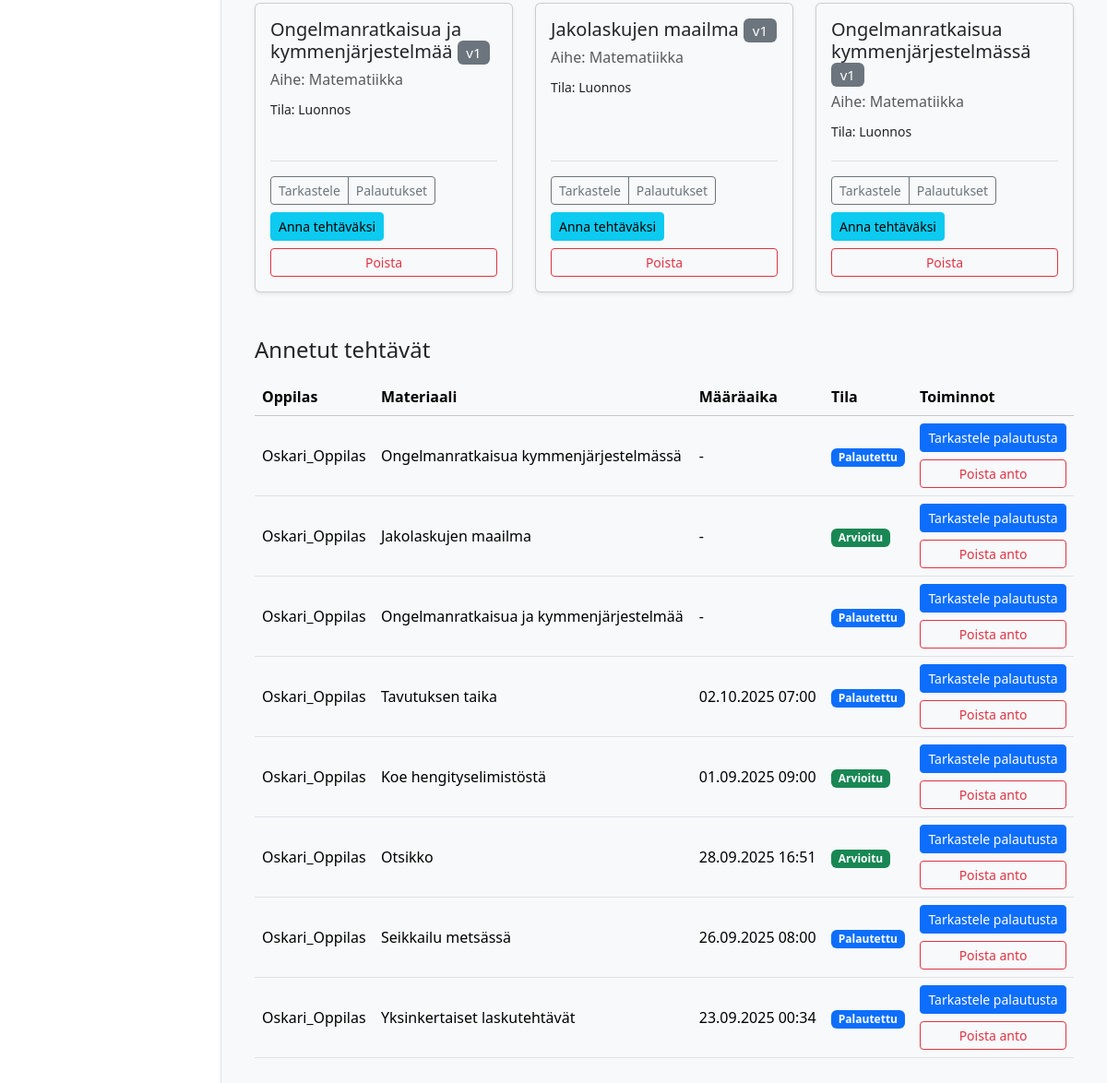
/ (signed in, lower part), run on an earlier commit of the app's database.
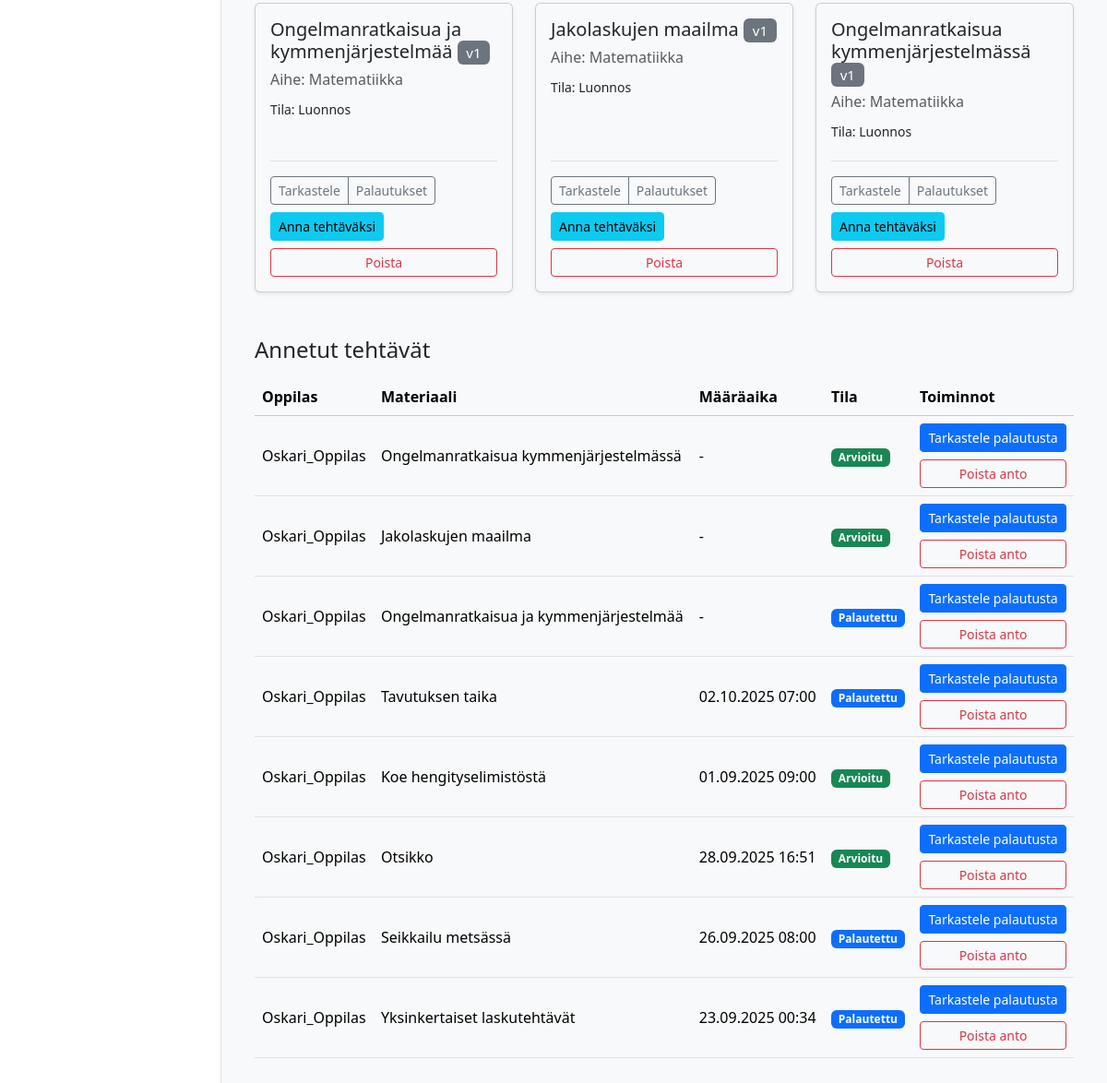
And on a later commit of the database.
### materials/models.py (models this page shows, shortened)
class Material(models.Model):
    class MaterialType(models.TextChoices):
        TASK = 'tehtävä', _('Tehtävä')
        LEARNING_MATERIAL = 'oppimateriaali', _('Oppimateriaali')
        TEST = 'testi', _('Testi')
        EXAM = 'koe', _('Koe')
        VIDEO = 'video', _('Video')
        GAME = 'peli', _('Peli')
    class Status(models.TextChoices):
        DRAFT = 'DRAFT', _('Luonnos')
        PENDING_APPROVAL = 'PENDING', _('Odottaa hyväksyntää')
        APPROVED = 'APPROVED', _('Hyväksytty')
        REJECTED = 'REJECTED', _('Hylätty')
    GRADE_CHOICES = [(str(i), f"{i}. luokka") for i in range(1, 7)]
    id = models.UUIDField(primary_key=True, default=uuid.uuid4, editable=False)
    title = models.CharField(max_length=255, verbose_name=_("Otsikko"))
    content = models.TextField(
        verbose_name=_("Sisältö"),
        help_text=_("Raakasisältö, esim. AI:n tuottama teksti.")
    )
    structured_content = models.JSONField(
        null=True,
        blank=True,
        verbose_name=_("Jäsennelty sisältö"),
        help_text=_("Esim. monivalinnat tai tehtävän rakenne JSON-muodossa.")
    )
    material_type = models.CharField(
        max_length=50,
        choices=MaterialType.choices,
        default=MaterialType.TASK,
        verbose_name=_("Materiaalin tyyppi"),
    )
    subject = models.CharField(max_length=100, null=True, blank=True, verbose_name=_("Aine"))
    grade_level = models.CharField(
        max_length=20,
        choices=GRADE_CHOICES,
        null=True,
        blank=True,
        verbose_name=_("Luokka-aste"),
    )
    audience = models.JSONField(
        null=True,
        blank=True,
        verbose_name=_("Kohderyhmä"),
        help_text=_("Esim. {'learning_styles': ['visuaalinen'], 'languages': ['fi']}")
    )
    author = models.ForeignKey(
        settings.AUTH_USER_MODEL,
        related_name='authored_materials',
        on_delete=models.CASCADE,
        limit_choices_to={'role': 'TEACHER'},
        verbose_name=_("Tekijä (opettaja)"),
    )
    prompt = models.ForeignKey(
        Prompt,
        on_delete=models.SET_NULL,
        null=True,
        blank=True,
        verbose_name=_("Kehoite"),
    )
    status = models.CharField(
        max_length=50,
        choices=Status.choices,
        default=Status.DRAFT,
        verbose_name=_("Tila"),
    )
    version = models.IntegerField(default=1, verbose_name=_("Versio"))
    parent = models.ForeignKey(
        'self',
        on_delete=models.SET_NULL,
        null=True,
        blank=True,
        related_name='versions',
        verbose_name=_("Edellinen versio"),
    )
    created_at = models.DateTimeField(auto_now_add=True, verbose_name=_("Luotu"))
    updated_at = models.DateTimeField(auto_now=True, verbose_name=_("Päivitetty"))
    class Meta:
        verbose_name = _("Materiaali")
        verbose_name_plural = _("Materiaalit")

class Assignment(models.Model):
    class Status(models.TextChoices):
        ASSIGNED = "ASSIGNED", _("Annettu")
        IN_PROGRESS = "IN_PROGRESS", _("Kesken")
        SUBMITTED = "SUBMITTED", _("Palautettu")
        GRADED = "GRADED", _("Arvioitu")
    id = models.UUIDField(primary_key=True, default=uuid.uuid4, editable=False)
    material = models.ForeignKey(Material, on_delete=models.CASCADE, verbose_name=_("Materiaali"))
    student = models.ForeignKey(
        settings.AUTH_USER_MODEL,
        related_name='assignments',
        on_delete=models.CASCADE,
        limit_choices_to={'role': 'STUDENT'},
        verbose_name=_("Oppilas"),
    )
    assigned_by = models.ForeignKey(
        settings.AUTH_USER_MODEL,
        related_name='assigned_tasks',
        on_delete=models.CASCADE,
        limit_choices_to={'role': 'TEACHER'},
        verbose_name=_("Antanut opettaja"),
    )
    due_at = models.DateTimeField(null=True, blank=True, verbose_name=_("Määräaika"))
    status = models.CharField(max_length=20, choices=Status.choices, default=Status.ASSIGNED, verbose_name=_("Tila"))
    draft_response = models.TextField(blank=True, null=True, verbose_name=_("Luonnosvastaus"))
    created_at = models.DateTimeField(auto_now_add=True, verbose_name=_("Luotu"))
    class Meta:
        constraints = [
            models.UniqueConstraint(fields=['material', 'student'], name='unique_assignment_per_student'),
        ]
        indexes = [
            models.Index(fields=['status']),
            models.Index(fields=['due_at']),
            models.Index(fields=['student']),
            models.Index(fields=['assigned_by']),
        ]
        verbose_name = _("Tehtävänanto")
        verbose_name_plural = _("Tehtävänannot")

### users/models.py (models this page shows)
class CustomUser(AbstractUser):
    class Role(models.TextChoices):
        TEACHER = 'TEACHER', 'Teacher'
        STUDENT = 'STUDENT', 'Student'
    role = models.CharField(max_length=50, choices=Role.choices, default=Role.STUDENT)
    grade_class = models.PositiveSmallIntegerField(
        verbose_name="Luokka-aste",
        null=True,  # Salli tyhjä arvo (esim. opettajat)
        blank=True, # Ei pakollinen lomakkeissa
        choices=[(i, f"{i}. luokka") for i in range(1, 10)] # Valinnat 1-9
    )

### materials/views.py (the view, shortened to what this page needs)
# urls.py: path("", views.dashboard_view, name='dashboard'),
@login_required(login_url='kirjaudu')
def dashboard_view(request):
    user = request.user
    if user.role == 'TEACHER':
        materials = Material.objects.filter(author=user)
        assignments = (
            Assignment.objects
            .filter(assigned_by=user)
            .select_related('material', 'student')
            .order_by('-created_at')
        )
        context = {'materials': materials, 'assignments': assignments}
        return render(request, 'dashboard/teacher.html', context)
    return redirect('kirjaudu')

### templates/dashboard/teacher.html (shortened to what this page needs)
{% extends 'partials/base.html' %}
{% load static %}
{% block content %}
<div class="container-fluid">
  <section class="materials-list mb-5">
    <div class="row row-cols-1 row-cols-md-2 row-cols-xl-3 g-4">
      {% for m in materials %}
      <div class="col">
        <div class="card h-100 shadow-sm">
          <div class="card-body d-flex flex-column">
            <h5 class="card-title">
              {{ m.title }} <span class="badge bg-secondary fw-normal">v{{ m.version }}</span>
            </h5>
            <p class="card-subtitle mb-2 text-muted">Aihe: {{ m.subject|default:'Ei määritelty' }}</p>
            <p class="card-text"><small>Tila: {{ m.get_status_display }}</small></p>
            <div class="mt-auto pt-3 border-top">
              <div class="d-flex justify-content-between align-items-center flex-wrap gap-2">
                <div class="btn-group">
                  <a class="btn btn-sm btn-outline-secondary" href="{% url 'material_detail' material_id=m.id %}">Tarkastele</a>
                  <a class="btn btn-sm btn-outline-secondary" href="{% url 'view_submissions' material_id=m.id %}">Palautukset</a>
                </div>
                <a class="btn btn-sm btn-info" href="{% url 'assign_material' material_id=m.id %}">Anna tehtäväksi</a>
              </div>
              <div class="d-grid mt-2">
                <button type="button"
                        class="btn btn-sm btn-outline-danger"
                        data-bs-toggle="modal"
                        data-bs-target="#confirmDeleteModal"
                        data-title="{{ m.title }}"
                        data-action="{% url 'delete_material' material_id=m.id %}">
                  Poista
                </button>
              </div>
            </div>
          </div>
        </div>
      </div>
      {% endfor %}
    </div>
  </section>
  <section class="assignments-list" id="annetut-tehtavat">
    <h2 class="h4 mb-3">Annetut tehtävät</h2>
    <table class="table table-hover align-middle tasks">
      <thead class="table-light">
        <tr>
          <th scope="col">Oppilas</th>
          <th scope="col">Materiaali</th>
          <th scope="col">Määräaika</th>
          <th scope="col">Tila</th>
          <th scope="col">Toiminnot</th>
        </tr>
      </thead>
      <tbody>
        {% for assignment in assignments %}
        <tr>
          <td data-label="Oppilas">{{ assignment.student.get_full_name|default:assignment.student.username }}</td>
          <td data-label="Materiaali">{{ assignment.material.title }}</td>
          <td data-label="Määräaika">{{ assignment.due_at|date:"d.m.Y H:i"|default:"-" }}</td>
          <td data-label="Tila">
            <span class="badge
              {% if assignment.status == 'GRADED' %}bg-success
              {% elif assignment.status == 'SUBMITTED' %}bg-primary
              {% elif assignment.status == 'IN_PROGRESS' %}bg-warning text-dark
              {% else %}bg-secondary{% endif %}">
              {{ assignment.get_status_display }}
            </span>
          </td>
          <td data-label="Toiminnot" class="d-grid gap-2">
            {% with sub=assignment.submissions.last %}
              {% if sub %}
                <a class="btn btn-sm btn-primary" href="{% url 'grade_submission' submission_id=sub.id %}">
                  Tarkastele palautusta
                </a>
              {% else %}
                <button class="btn btn-sm btn-secondary" disabled>Ei palautusta</button>
              {% endif %}
            {% endwith %}
            <button type="button"
                    class="btn btn-sm btn-outline-danger"
                    data-bs-toggle="modal"
                    data-bs-target="#confirmUnassignModal"
                    data-title="{{ assignment.material.title }} – {{ assignment.student.get_full_name|default:assignment.student.username }}"
                    data-action="{% url 'unassign' assignment_id=assignment.id %}">
              Poista anto
            </button>
          </td>
        </tr>
        {% empty %}
        <tr>
          <td colspan="5" class="text-center">
            <div class="alert alert-secondary mb-0">Et ole vielä antanut yhtään tehtävää.</div>
          </td>
        </tr>
        {% endfor %}
      </tbody>
    </table>
  </section>
</div>
{% endblock %}

### templates/partials/base.html (shortened to what this page needs)
{% load static %}
<!DOCTYPE html>
<html lang="fi" data-bs-theme="light">
<head>
  <link href="https://cdn.jsdelivr.net/npm/bootstrap@5.3.2/dist/css/bootstrap.min.css" rel="stylesheet">
  <link rel="stylesheet" href="https://cdn.jsdelivr.net/npm/bootstrap-icons@1.11.3/font/bootstrap-icons.min.css">
  <link rel="stylesheet" href="{% static 'css/style.css' %}">
</head>
<body>
  <div class="main-layout-container">
    <aside class="sidebar d-none d-lg-flex flex-column">
    </aside>
    <div class="main-content-wrapper">
      <main class="page-content">
        {% block content %}{% endblock %}
      </main>
    </div>
  </div>
</body>
</html>

### TaskuOpe/static/css/style.css (style rules this page uses)
:root { --sidebar-width: 240px; }
[data-bs-theme="light"] { --bg-color: #f8f9fa; --card-bg-color: #ffffff; --text-color: #212529; --border-color: #dee2e6; --bs-body-bg: var(--bg-color); --bs-body-color: var(--text-color); --bs-border-color: var(--border-color); --bs-card-bg: var(--card-bg-color); }
html, body { height: 100%; overflow: hidden; }
.main-layout-container { display: flex; flex-direction: row; height: 100%; width: 100%; background-color: var(--bs-body-bg); }
.sidebar { width: var(--sidebar-width); flex-shrink: 0; height: 100vh; overflow-y: auto; background-color: var(--card-bg-color); border-right: 1px solid var(--border-color); padding: 1.5rem 1rem; }
.main-content-wrapper { flex-grow: 1; display: flex; flex-direction: column; height: 100vh; overflow: hidden; }
.page-content { flex-grow: 1; overflow-y: auto; padding: 1.5rem; }
.card-body, #markdown-preview { display: flow-root; }
#markdown-preview h1, .card-body h1, #markdown-preview h2, .card-body h2, #markdown-preview h3, .card-body h3, #markdown-preview h4, .card-body h4, #markdown-preview p, .card-body p, #markdown-preview ul, .card-body ul, #markdown-preview ol, .card-body ol, #markdown-preview blockquote, .card-body blockquote { margin-bottom: 1.25rem; }

What changed in the data, as far as the page shows it:
changed Assignment "Ongelmanratkaisua kymmenjärjestelmässä": status "Palautettu" → "Arvioitu"
